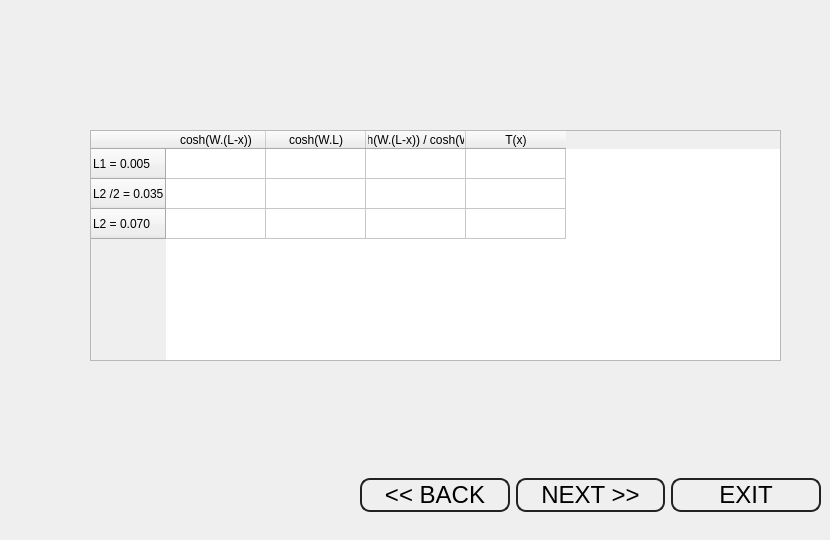
          <widget class="QWidget" name="page_23">
           <widget class="QTableWidget" name="tableWidget_2">
            <property name="geometry">
             <rect>
              <x>90</x>
              <y>130</y>
              <width>691</width>
              <height>231</height>
             </rect>
            </property>
            <row>
             <property name="text">
              <string>L1 = 0.005</string>
             </property>
            </row>
            <row>
             <property name="text">
              <string>L2 /2 = 0.035</string>
             </property>
            </row>
            <row>
             <property name="text">
              <string>L2 = 0.070</string>
             </property>
            </row>
            <column>
             <property name="text">
              <string>cosh(W.(L-x))</string>
             </property>
            </column>
            <column>
             <property name="text">
              <string>cosh(W.L)</string>
             </property>
            </column>
            <column>
             <property name="text">
              <string>cosh(W.(L-x)) / cosh(W.L)</string>
             </property>
            </column>
            <column>
             <property name="text">
              <string>T(x)</string>
             </property>
            </column>
           </widget>
           <widget class="QFrame" name="frame_55">
            <property name="geometry">
             <rect>
              <x>360</x>
              <y>460</y>
              <width>461</width>
              <height>71</height>
             </rect>
            </property>
            <property name="styleSheet">
             <string notr="true">border : 0px soldi; 
</string>
            </property>
            <property name="frameShape">
             <enum>QFrame::StyledPanel</enum>
            </property>
            <property name="frameShadow">
             <enum>QFrame::Raised</enum>
            </property>
            <layout class="QHBoxLayout" name="horizontalLayout_57">
             <property name="spacing">
              <number>-1</number>
             </property>
             <property name="leftMargin">
              <number>0</number>
             </property>
             <property name="topMargin">
              <number>0</number>
             </property>
             <property name="rightMargin">
              <number>0</number>
             </property>
             <property name="bottomMargin">
              <number>0</number>
             </property>
             <item>
              <widget class="QPushButton" name="back23">
               <property name="font">
                <font>
                 <pointsize>18</pointsize>
                </font>
               </property>
               <property name="styleSheet">
                <string notr="true">QPushButton{
	width : 10px;
	height : 30px;
	border : 2px solid #222;
	border-radius: 10px;
	
}
QPushButton:hover{
	background-color: rgb(97, 97, 97);
	color: rgb(255, 255, 255);
}</string>
               </property>
               <property name="text">
                <string>&lt;&lt; BACK</string>
               </property>
              </widget>
             </item>
             <item>
              <widget class="QPushButton" name="next23">
               <property name="font">
                <font>
                 <pointsize>18</pointsize>
                </font>
               </property>
               <property name="styleSheet">
                <string notr="true">QPushButton{
	width : 10px;
	height : 30px;
	border : 2px solid #222;
	border-radius: 10px;
	
}
QPushButton:hover{
	background-color: rgb(97, 97, 97);
	color: rgb(255, 255, 255);
}</string>
               </property>
               <property name="text">
                <string>NEXT &gt;&gt;</string>
               </property>
              </widget>
             </item>
             <item>
              <widget class="QPushButton" name="exit23">
               <property name="font">
                <font>
                 <pointsize>18</pointsize>
                </font>
               </property>
               <property name="styleSheet">
                <string notr="true">QPushButton{
	width : 10px;
	height : 30px;
	border : 2px solid #222;
	border-radius: 10px;
	
}
QPushButton:hover{
	background-color: rgb(97, 97, 97);
	color: rgb(255, 255, 255);
}</string>
               </property>
               <property name="text">
                <string>EXIT</string>
               </property>
              </widget>
             </item>
            </layout>
           </widget>
          </widget>
